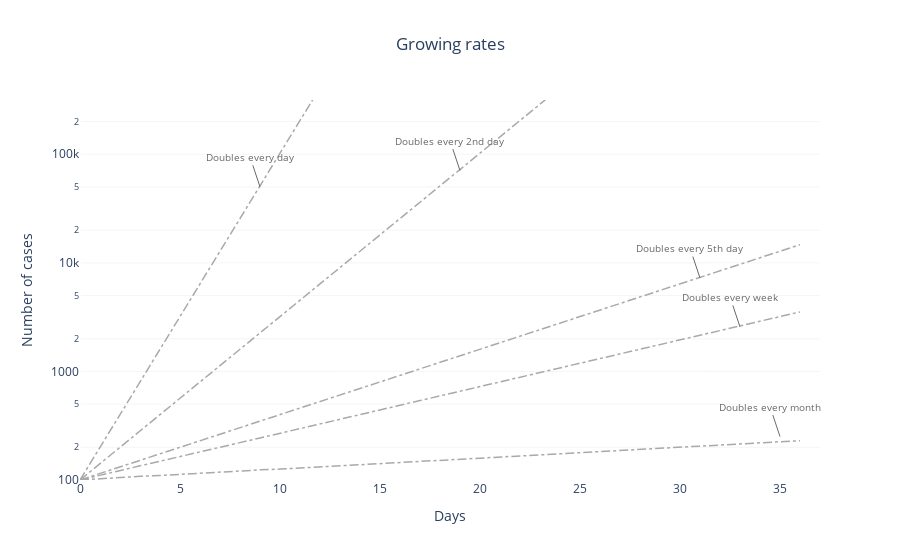

Source (notebook cell):
### Code cell
# Explore the growing rate over time (call chart growing rate countries)
fig = dplot.doublingtime_chart()
# temporally return object fig
fig.show()

### Figure 1 — Plotly figure (JSON) as saved in the notebook; plotly's stock layout.template omitted (floating-point values rounded to 4 significant figures)
{"data": [{"hoverinfo": "skip", "line": {"color": "DarkGray", "dash": "dashdot", "width": 1.5}, "marker": {"symbol": 100}, "mode": "lines", "name": "daily", "showlegend": false, "type": "scatter", "x": [0, 1, 2, 3, 4, 5, 6, 7, 8, 9, 10, 11, 12, 13, 14, 15, 16, 17, 18, 19, 20, 21, 22, 23, 24, 25, 26, 27, 28, 29, 30, 31, 32, 33, 34, 35, 36], "y": [100, 200, 400, 800, 1600, 3200, 6400, 12800, 25600, 51200, 102400, 204800, 409600, 819200, 1638400, 3276800, 6553600, 13107200, 26214400, 52428800, 104857600, 209715200, 419430400, 838860800, 1677721600, 3355443200, 6710886400, 13421772800, 26843545600, 53687091200, 107374182400, 214748364800, 429496729600, 858993459200, 1717986918400, 3435973836800, 6871947673600]}, {"hoverinfo": "skip", "line": {"color": "DarkGray", "dash": "dashdot", "width": 1.5}, "marker": {"symbol": 102}, "mode": "lines", "name": "two days", "showlegend": false, "type": "scatter", "x": [0, 1, 2, 3, 4, 5, 6, 7, 8, 9, 10, 11, 12, 13, 14, 15, 16, 17, 18, 19, 20, 21, 22, 23, 24, 25, 26, 27, 28, 29, 30, 31, 32, 33, 34, 35, 36], "y": [100, 142, 200, 283, 400, 566, 800, 1132, 1600, 2263, 3200, 4526, 6400, 9051, 12800, 18102, 25600, 36204, 51200, 72408, 102400, 144816, 204800, 289631, 409600, 579262, 819200, 1158524, 1638400, 2317048, 3276800, 4634096, 6553600, 9268191, 13107200, 18536381, 26214400]}, {"hoverinfo": "skip", "line": {"color": "DarkGray", "dash": "dashdot", "width": 1.5}, "marker": {"symbol": 104}, "mode": "lines", "name": "five days", "showlegend": false, "type": "scatter", "x": [0, 1, 2, 3, 4, 5, 6, 7, 8, 9, 10, 11, 12, 13, 14, 15, 16, 17, 18, 19, 20, 21, 22, 23, 24, 25, 26, 27, 28, 29, 30, 31, 32, 33, 34, 35, 36], "y": [100, 115, 132, 152, 175, 200, 230, 264, 304, 349, 400, 460, 528, 607, 697, 800, 919, 1056, 1213, 1393, 1600, 1838, 2112, 2426, 2786, 3200, 3676, 4223, 4851, 5572, 6400, 7352, 8445, 9701, 11144, 12800, 14704]}, {"hoverinfo": "skip", "line": {"color": "DarkGray", "dash": "dashdot", "width": 1.5}, "marker": {"symbol": 106}, "mode": "lines", "name": "weekly", "showlegend": false, "type": "scatter", "x": [0, 1, 2, 3, 4, 5, 6, 7, 8, 9, 10, 11, 12, 13, 14, 15, 16, 17, 18, 19, 20, 21, 22, 23, 24, 25, 26, 27, 28, 29, 30, 31, 32, 33, 34, 35, 36], "y": [100, 111, 122, 135, 149, 165, 182, 200, 221, 244, 270, 298, 329, 363, 400, 442, 488, 539, 595, 657, 725, 800, 884, 976, 1077, 1189, 1313, 1450, 1600, 1767, 1951, 2154, 2378, 2626, 2899, 3200, 3534]}, {"hoverinfo": "skip", "line": {"color": "DarkGray", "dash": "dashdot", "width": 1.5}, "marker": {"symbol": 108}, "mode": "lines", "name": "monthly", "showlegend": false, "type": "scatter", "x": [0, 1, 2, 3, 4, 5, 6, 7, 8, 9, 10, 11, 12, 13, 14, 15, 16, 17, 18, 19, 20, 21, 22, 23, 24, 25, 26, 27, 28, 29, 30, 31, 32, 33, 34, 35, 36], "y": [100, 103, 105, 108, 110, 113, 115, 118, 121, 124, 126, 129, 132, 136, 139, 142, 145, 149, 152, 156, 159, 163, 167, 171, 175, 179, 183, 187, 191, 196, 200, 205, 210, 215, 220, 225, 230]}], "layout": {"annotations": [{"arrowcolor": "DimGray", "font": {"color": "DimGray", "size": 10}, "text": "Doubles every day", "x": 9, "y": 4.7}, {"arrowcolor": "DimGray", "font": {"color": "DimGray", "size": 10}, "text": "Doubles every 2nd day", "x": 19, "y": 4.85}, {"arrowcolor": "DimGray", "font": {"color": "DimGray", "size": 10}, "text": "Doubles every 5th day", "x": 31, "y": 3.86}, {"arrowcolor": "DimGray", "font": {"color": "DimGray", "size": 10}, "text": "Doubles every week", "x": 33, "y": 3.41}, {"arrowcolor": "DimGray", "font": {"color": "DimGray", "size": 10}, "text": "Doubles every month", "x": 35, "y": 2.4}], "autosize": true, "plot_bgcolor": "white", "title": {"text": "Growing rates", "x": 0.5}, "xaxis": {"range": [0, 37], "title": {"text": "Days"}, "type": "linear"}, "yaxis": {"gridcolor": "gainsboro", "gridwidth": 0.3, "range": [2, 5.5], "showgrid": true, "title": {"text": "Number of cases"}, "type": "log"}}}
